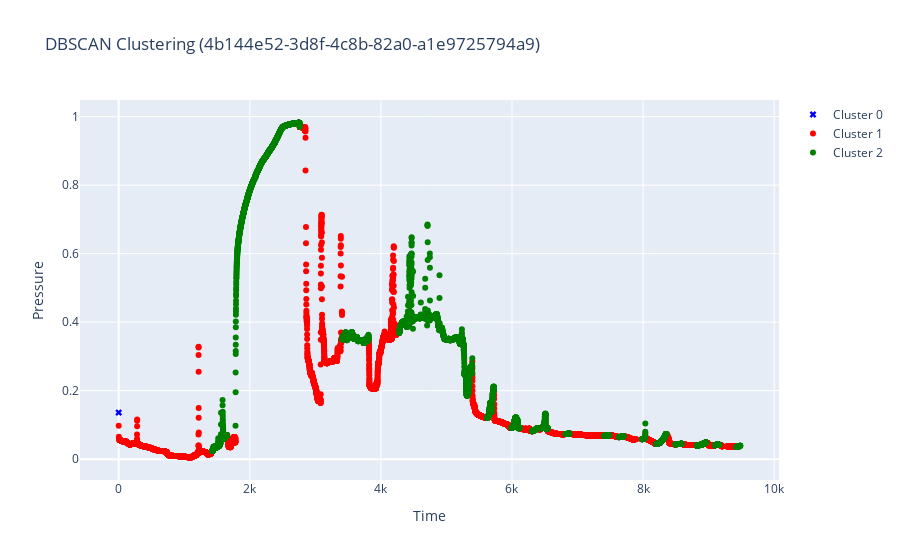

This figure's notebook cell:
### Code cell
filename, recovery, drop, clust_df = process_file(filename, DATA_PATH)
plot_data(clust_df, filename)

### Figure 1 — Plotly figure (JSON) as saved in the notebook; plotly's stock layout.template omitted (floating-point values rounded to 4 significant figures; data arrays with more than 128 entries replaced by an {"elided": "..."} marker saying what was removed)
{"data": [{"marker": {"color": "blue", "size": 6, "symbol": "x"}, "mode": "markers", "name": "Cluster 0", "type": "scatter", "x": [0.0], "y": [0.1361]}, {"marker": {"color": "red", "size": 6, "symbol": "circle"}, "mode": "markers", "name": "Cluster 1", "type": "scatter", "x": {"elided": "6924 float values"}, "y": {"elided": "6924 float values"}}, {"marker": {"color": "green", "size": 6, "symbol": "circle"}, "mode": "markers", "name": "Cluster 2", "type": "scatter", "x": {"elided": "5407 float values"}, "y": {"elided": "5407 float values"}}], "layout": {"showlegend": true, "title": {"text": "DBSCAN Clustering (4b144e52-3d8f-4c8b-82a0-a1e9725794a9)"}, "xaxis": {"title": {"text": "Time"}}, "yaxis": {"title": {"text": "Pressure"}}}}
